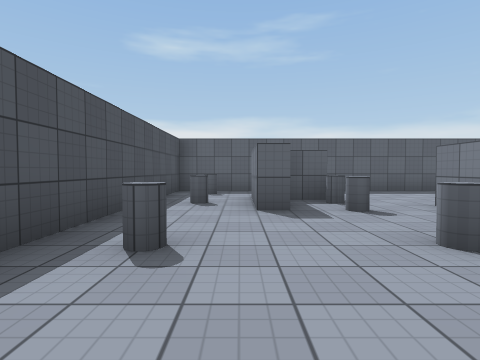
[1] (above)

17 first-person views from a walk through a Unity game level. The camera is 1.2 m above the floor, tilts 2° down and sees 80° across. The floor is counted in squares, 2 m on a side. Each view is taken from the middle of a square. On the plan, view 1 faces up. The plan holds only what a view shows up to about 9 squares ahead; the rest is blank. The place goes on beyond the plan. Surface patterns are stand-ins for the level's own textures.

[2]
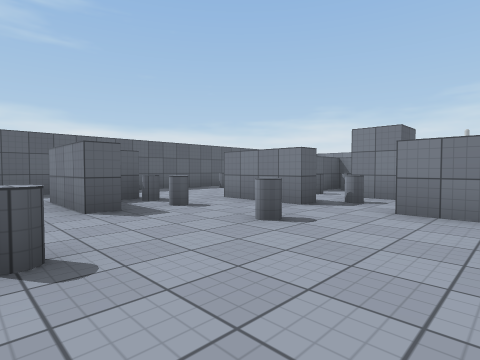

[3]
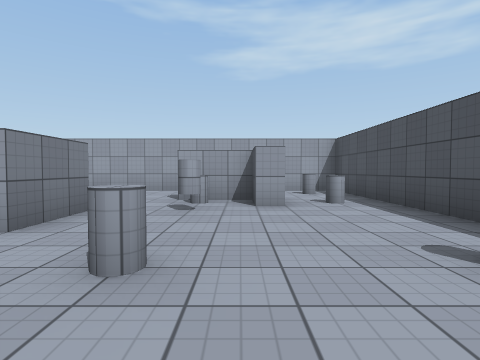

[4]
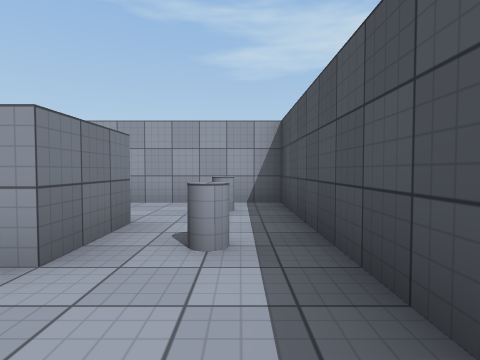

[5]
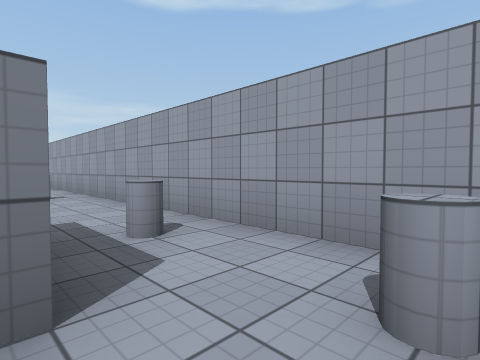

[6]
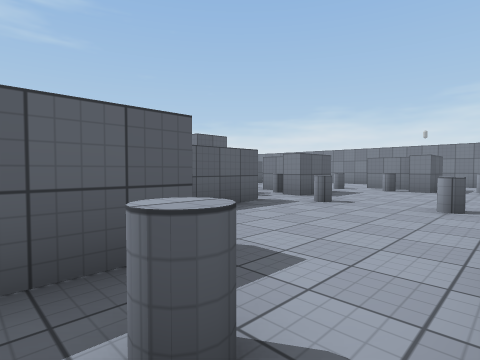

[7]
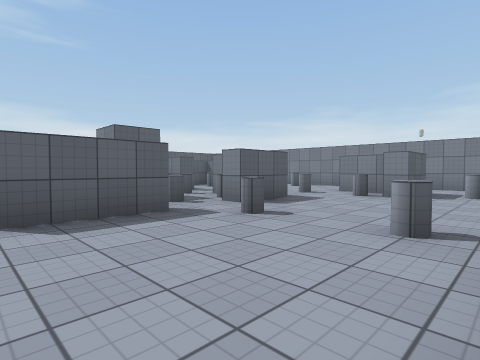

[8]
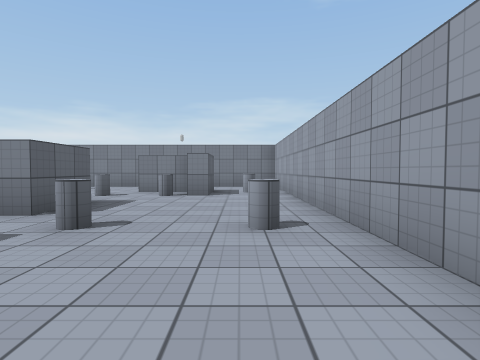

[9]
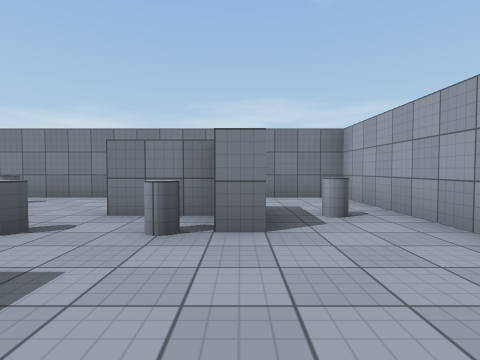

[10]
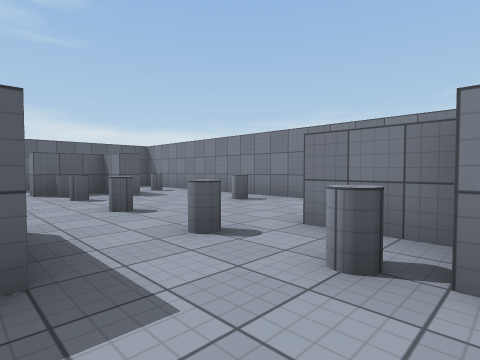

[11]
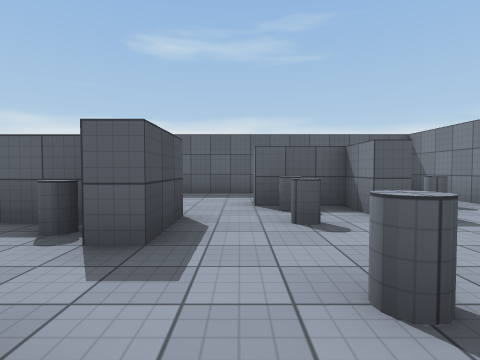

[12]
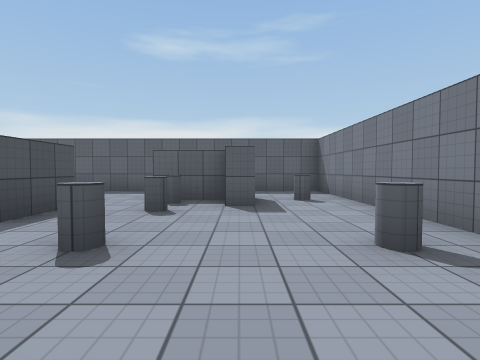

[13]
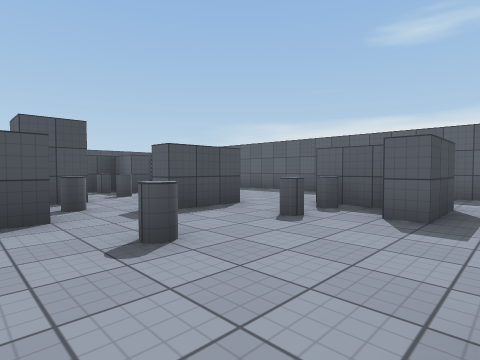

[14]
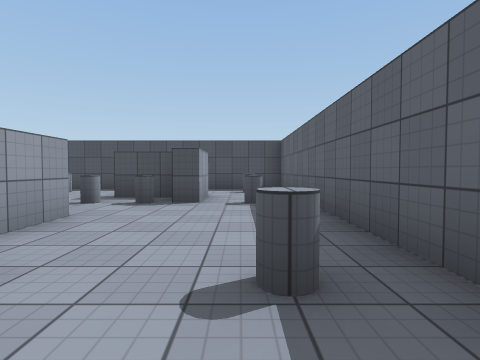

[15]
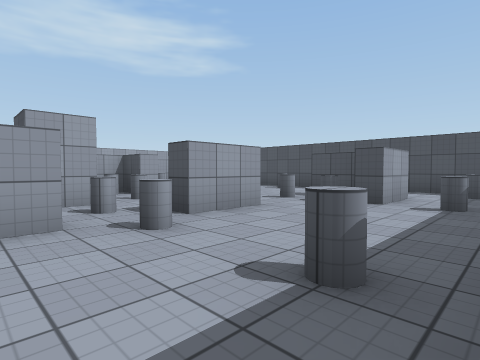

[16]
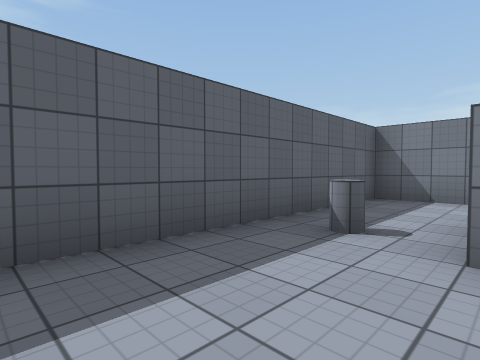

[17]
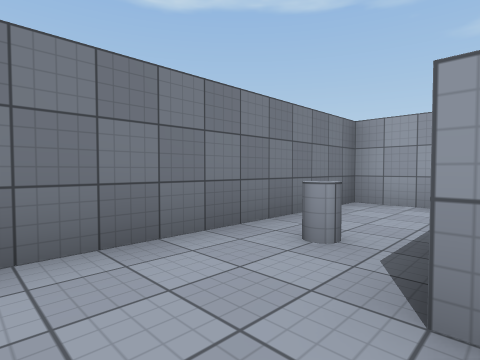

### Floor plan
Key: @ floor where view 1 was taken; # wall or solid block; . floor; = window, fence, low wall or low ledge.
Columns run from 2 left of view 1 to 14 right of it. Each row starts with its distance up from view 1.
  9 #################
  8 #...............#
  7 #=..=...=...=...#
  6 #..##.......##=.#
  5 #=.#=...#...=#..#
  4 #...=.#.###.=...#
  3 #.....#.........#
  2 #=..=.=.#=#.=.=.#
  1 #.....#.==#.....#
  0 #.@...#####.=...#
 -1 #=.#=...=...=#=.#
 -2 #..##.......##..#
 -3 #=..=...=....=..#
 -4 #...............#
 -5 #################

Where each view was taken, in squares from view 1:
view 1: 0 up, 0 right, facing up
view 2: 0 up, 1 left, facing up-right
view 3: 4 up, 1 right, facing down
view 4: 1 up, 1 left, facing down
view 5: 2 down, 1 left, facing down-right
view 6: 4 down, 1 right, facing up-right
view 7: 4 down, 3 right, facing up-right
view 8: 3 down, 3 right, facing right
view 9: 2 down, 7 right, facing right
view 10: 2 down, 8 right, facing up-right
view 11: 1 up, 9 right, facing up
view 12: 0 up, 11 right, facing up
view 13: 1 up, 12 right, facing up-left
view 14: 7 up, 7 right, facing left
view 15: 8 up, 7 right, facing down-left
view 16: 6 up, 7 right, facing up-right
view 17: 1 up, 11 right, facing down-right
